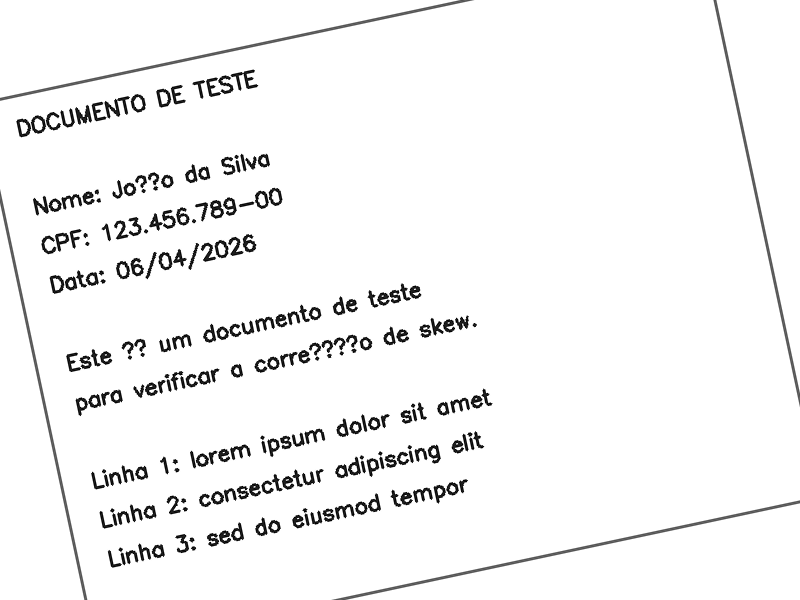
#> input picture documento_torto.png, 800 x 600 px
$ python main.py documento_torto.png
#> lines starting #> are read from the running program, lines starting #| are printed output that depends on the picture
### detector.py
# É o OpenCV2 - Biblioteca mais famosa de visão computacional
# Tem funções prontas pra manipular imagens
import cv2
# Trabalha com arrays de números
import numpy as np

def detect_skew_angle(image: np.ndarray) -> float:
    """
    Detecta o ângulo de inclinação (skew) de um documento.

    Args:
        image: imagem como array numpy (colorida ou cinza)

    Returns:
        ângulo de inclinação em graus
    """
    #Escala de cinza
    if len(image.shape) == 3:
        gray = cv2.cvtColor(image , cv2.COLOR_BGR2GRAY)
    else:
        gray = image

    #Detecção de borda (Canny)
    edges = cv2.Canny(gray, threshold1=50, threshold2=150)

    #Hough Transform
    lines = cv2.HoughLinesP (
        edges,
        rho=1,
        theta = np.pi / 180,
        threshold=100,
        minLineLength=100,
        maxLineGap=10
    )

    if lines is None:
        return 0.0

    angles = []
    for line in lines:
        x1, y1, x2, y2 = line[0]
        angle = np.degrees(np.arctan2(y2-y1, x2-x1))
        angles.append(angle)

        median_angle = np.median(angles)
        return median_angle

### corrector.py
# É o OpenCV2 - Biblioteca mais famosa de visão computacional
# Tem funções prontas pra manipular imagens
import cv2

# Trabalha com arrays de números
import numpy as np


def correct_skew(image: np.ndarray, angle: float) -> np.ndarray:
    """
    Corrige o skew de uma imagem rotacionando ela pelo ângulo detectado.

    Args:
        image: imagem original como array numpy
        angle: ângulo retornado pelo detect_skew_angle()

    Returns:
        imagem corrigida como array numpy
    """

    # Dimensões da imagem
    # image.shape retorna (altura, largura, canais)
    # O [:2] pega só altura e largura, ignora canais
    (height, width) = image.shape[:2]

    # Centro da imagem — será o ponto de pivô da rotação
    # Rotacionar pelo centro evita que a imagem "saia" do frame
    center = (width // 2, height // 2)

    # getRotationMatrix2D monta a matriz de transformação afim 2x3:
    #
    #   [ cos θ  -sin θ  tx ]
    #   [ sin θ   cos θ  ty ]
    #
    # O -angle desfaz o skew detectado
    # scale=1.0 significa sem zoom
    rotation_matrix = cv2.getRotationMatrix2D(center, -angle, scale=1.0)

    # warpAffine aplica a matriz de rotação em cada pixel da imagem
    # INTER_CUBIC: interpolação cúbica — melhor qualidade que LINEAR ou NEAREST
    # BORDER_REPLICATE: as bordas que ficam "vazias" após a rotação
    #                   são preenchidas replicando o pixel da borda mais próxima
    corrected = cv2.warpAffine(
        image,
        rotation_matrix,
        (width, height),
        flags=cv2.INTER_CUBIC,
        borderMode=cv2.BORDER_REPLICATE
    )

    return corrected

### main.py
# Módulo padrão do Python para ler argumentos passados pelo terminal
# Ex: python main.py foto.png → sys.argv[1] == "foto.png"
import sys

# Módulo padrão para trabalhar com caminhos de arquivo
from pathlib import Path

# É o OpenCV2 - Biblioteca mais famosa de visão computacional
import cv2

# Trabalha com arrays de números
import numpy as np

# Para exibir o comparativo visual lado a lado
import matplotlib.pyplot as plt

# Importa as funções dos nossos módulos
from detector import detect_skew_angle
from corrector import correct_skew


# =============================================================================
# RESPONSABILIDADE 1: LER ARGUMENTO DO TERMINAL
# =============================================================================

def parse_arguments() -> str:
    """
    Lê e valida o argumento passado pelo terminal.

    Returns:
        caminho da imagem passado pelo usuário
    """
    if len(sys.argv) < 2:
        print("Uso: python main.py <caminho_da_imagem>")
        print("Ex:  python main.py documento.png")
        sys.exit(1)

    return sys.argv[1]


# =============================================================================
# RESPONSABILIDADE 2: CARREGAR IMAGEM DO DISCO
# =============================================================================

def load_image(image_path: str) -> np.ndarray:
    """
    Carrega uma imagem do disco.

    Args:
        image_path: caminho para o arquivo de imagem

    Returns:
        imagem como array numpy
    """
    image = cv2.imread(image_path)

    if image is None:
        print(f"Erro: não foi possível carregar a imagem '{image_path}'")
        print("Verifique se o caminho está correto e o formato é suportado.")
        sys.exit(1)

    return image


# =============================================================================
# RESPONSABILIDADE 3: SALVAR IMAGEM NO DISCO
# =============================================================================

def save_image(image: np.ndarray, original_path: str) -> str:
    """
    Salva a imagem corrigida com sufixo '_corrected' no mesmo diretório.

    Ex: documentos/foto.png → documentos/foto_corrected.png

    Args:
        image:         imagem corrigida como array numpy
        original_path: caminho da imagem original

    Returns:
        caminho onde a imagem foi salvo
    """
    path = Path(original_path)
    output_path = path.parent / f"{path.stem}_corrected{path.suffix}"
    cv2.imwrite(str(output_path), image)
    return str(output_path)


# =============================================================================
# RESPONSABILIDADE 4: EXIBIR COMPARATIVO VISUAL
# =============================================================================

def show_comparison(original: np.ndarray, corrected: np.ndarray, angle: float):
    """
    Exibe as imagens original e corrigida lado a lado.

    Args:
        original:  imagem antes da correção
        corrected: imagem após a correção
        angle:     ângulo detectado pelo detector
    """

    # OpenCV armazena imagens em BGR, mas matplotlib espera RGB
    # Sem essa conversão as cores ficam erradas (vermelho vira azul, etc.)
    def to_rgb(img):
        if len(img.shape) == 3:
            return cv2.cvtColor(img, cv2.COLOR_BGR2RGB)
        return img

    fig, axes = plt.subplots(1, 2, figsize=(14, 6))
    fig.suptitle(f"Skew detectado: {angle:.2f}°", fontsize=14)

    axes[0].imshow(to_rgb(original))
    axes[0].set_title("Original")
    axes[0].axis("off")

    axes[1].imshow(to_rgb(corrected))
    axes[1].set_title("Corrigida")
    axes[1].axis("off")

    plt.tight_layout()
    plt.show()


# =============================================================================
# MAESTRO: ORQUESTRA TUDO EM ORDEM
# =============================================================================

def main():
    """
    Orquestra o pipeline completo.
    Não tem lógica própria — só chama as funções na ordem certa.
    """
    image_path = parse_arguments()

    image = load_image(image_path)
#> in load_image, image is the input picture: shape (600, 800, 3); min 0, max 255, mean 244.2
    print(f"[1/3] Imagem carregada: {image_path}")

    angle = detect_skew_angle(image)
#> in detect_skew_angle, `edges = cv2.Canny(gray, threshold1=50, threshold2=150)`:
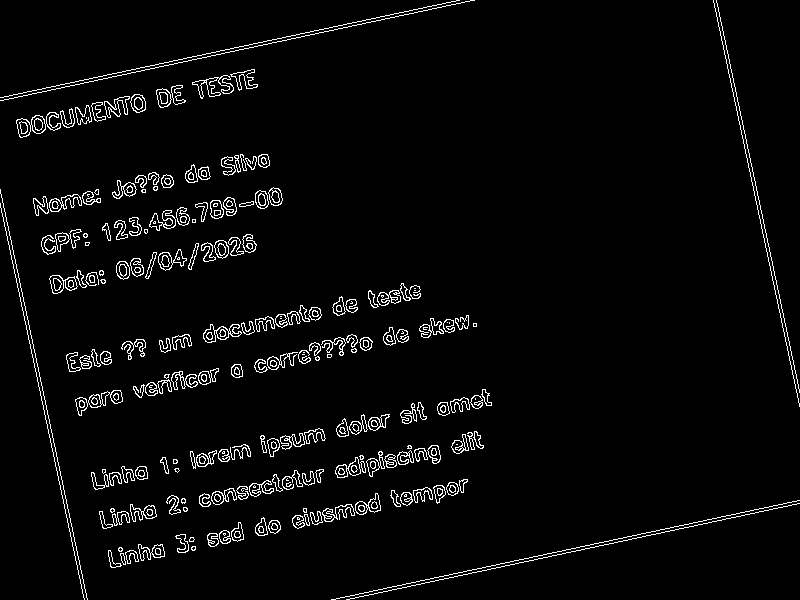
#> edges: shape (600, 800); 3.5% white in thin lines or dots
#> in detect_skew_angle, `lines = cv2.HoughLinesP ( edges, rho=1, theta = np.pi / 180, threshold..`: lines = 36 rows, first 6: [346, 599, 799, 503], [0, 97, 459, 0], [0, 100, 473, 0], [331, 599, 799, 500], [713, 0, 799, 406], [0, 190, 87, 599]
#> the loop in detect_skew_angle, `for line in lines:` made 1 pass
#> (x1, y1, x2, y2, angle, median_angle) on pass 1: (346, 599, 799, 503, -11.97, -11.97)
#> after the loop in detect_skew_angle, `for line in lines:`: angles = [-11.97]
#> angle = -11.97
    print(f"[2/3] Ângulo de skew detectado: {angle:.2f}°")
#| [2/3] Ângulo de skew detectado: -11.97°

    if abs(angle) < 0.5:
        print("      Skew insignificante (<0.5°), nenhuma correção necessária.")
        corrected = image
    else:
        corrected = correct_skew(image, angle)
#> in correct_skew, `rotation_matrix = cv2.getRotationMatrix2D(center, -angle, scale=1.0)`: rotation_matrix = [[0.978, 0.207, -53.5], [-0.207, 0.978, 89.44]]
#> in correct_skew, `corrected = cv2.warpAffine( image, rotation_matrix, (width, height), f..`:
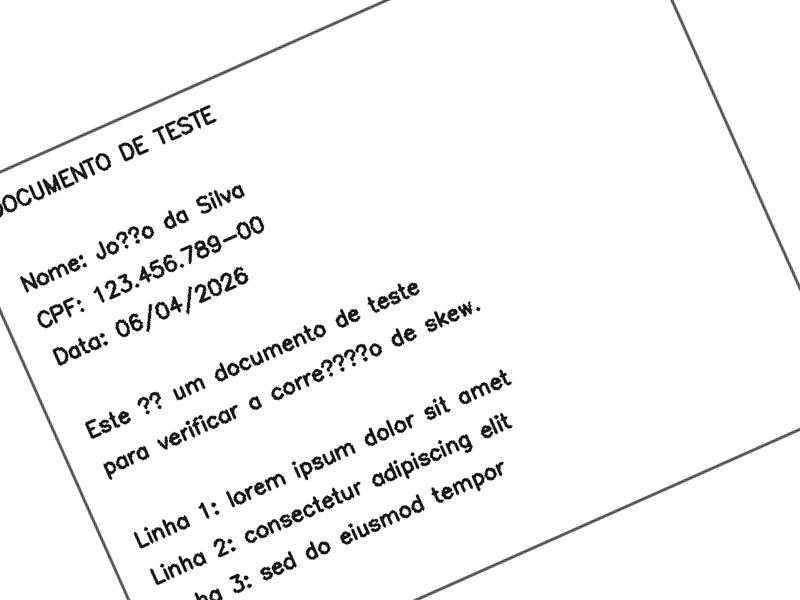
#> corrected: shape (600, 800, 3); min 0, max 255, mean 244.5
        print(f"[3/3] Correção aplicada.")

    output_path = save_image(corrected, image_path)
#> output_path = 'documento_torto_corrected.png'
    print(f"\n✔ Imagem salva em: {output_path}")
#| ✔ Imagem salva em: documento_torto_corrected.png

    show_comparison(image, corrected, angle)
#> in show_comparison, `plt.show()`:
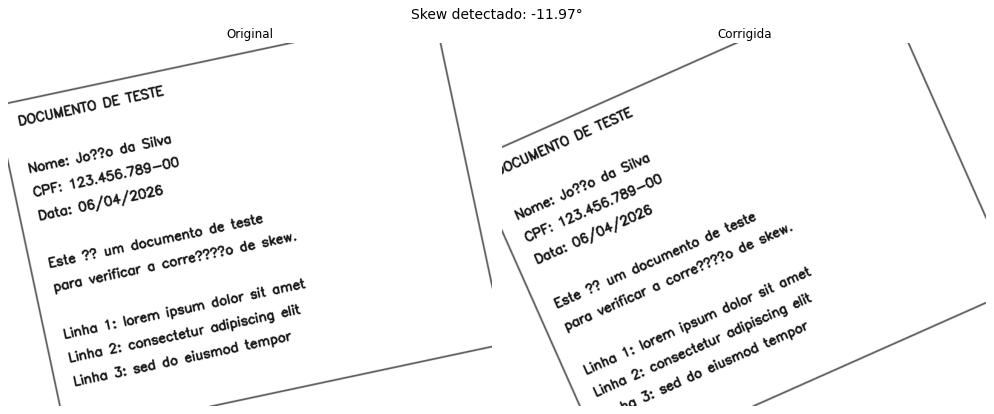
#> figure drawn by matplotlib, 2 panels


if __name__ == "__main__":
    main()

$ run again, on documento_torto_corrected.png
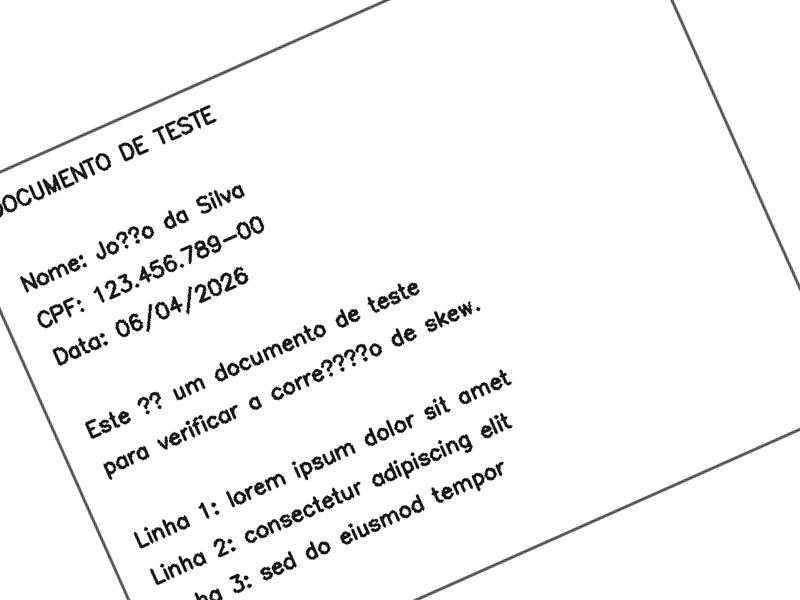
#> input picture documento_torto_corrected.png, 800 x 600 px
#> in load_image, image is the input picture: shape (600, 800, 3); min 0, max 255, mean 244.5
#> in detect_skew_angle, `edges = cv2.Canny(gray, threshold1=50, threshold2=150)`:
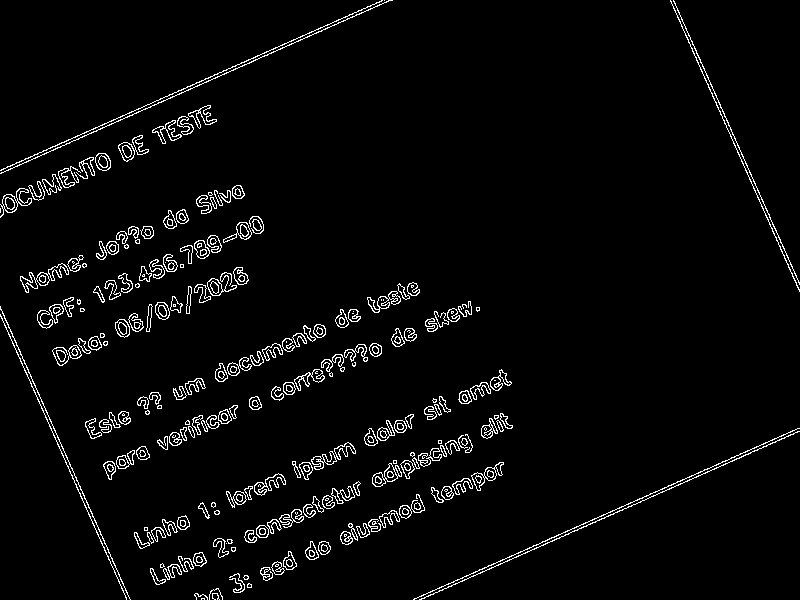
#> edges: shape (600, 800); 3.5% white in thin lines or dots
#> lines = 35 rows, first 6: [419, 599, 798, 431], [1, 169, 381, 0], [0, 173, 390, 0], [670, 0, 799, 291], [413, 599, 798, 428], [0, 314, 126, 598]
#> the loop in detect_skew_angle, `for line in lines:` made 1 pass
#> (x1, y1, x2, y2, angle, median_angle) on pass 1: (419, 599, 798, 431, -23.91, -23.91)
#> after the loop in detect_skew_angle, `for line in lines:`: angles = [-23.91]
#> in main, `angle = detect_skew_angle(image)`: angle = -23.91
#| [2/3] Ângulo de skew detectado: -23.91°
#> rotation_matrix = [[0.914, 0.405, -87.26], [-0.405, 0.914, 187.8]]
#> output_path = 'documento_torto_corrected_corrected.png'
#| ✔ Imagem salva em: documento_torto_corrected_corrected.png
#> in show_comparison, `plt.show()`:
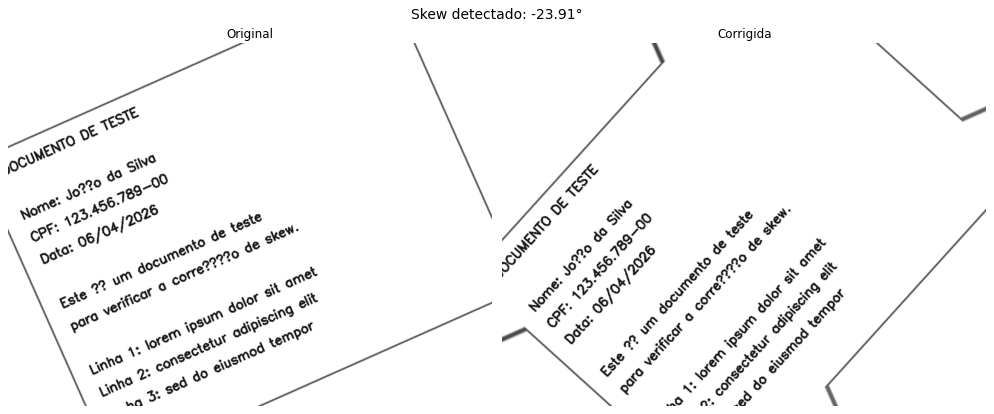
#> figure drawn by matplotlib, 2 panels
